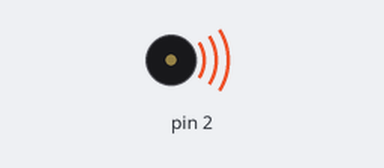
A sketch run on a simulated Arduino Uno, built with avr-gcc and run on an emulated ATmega328P. On the bench: buzzer (waves = sounding).

Above: at 0.2 s.
Timing chart, 0 to 3.0 s (numbered marks = the images above):
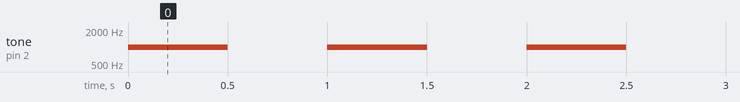

Measured:
- by itself, tone on pin 2: alternates 1000 Hz for 0.50 s and silent for 0.50 s

The sketch:

BUZZER.ino
```cpp
void setup() {
  // put your setup code here, to run once:
    pinMode(2,OUTPUT);

}

void loop() {
  // put your main code here, to run repeatedly:

    tone(2,1000);  //frequency in Hz:
    delay(500);

    noTone(2);
    delay(500);
}
```
